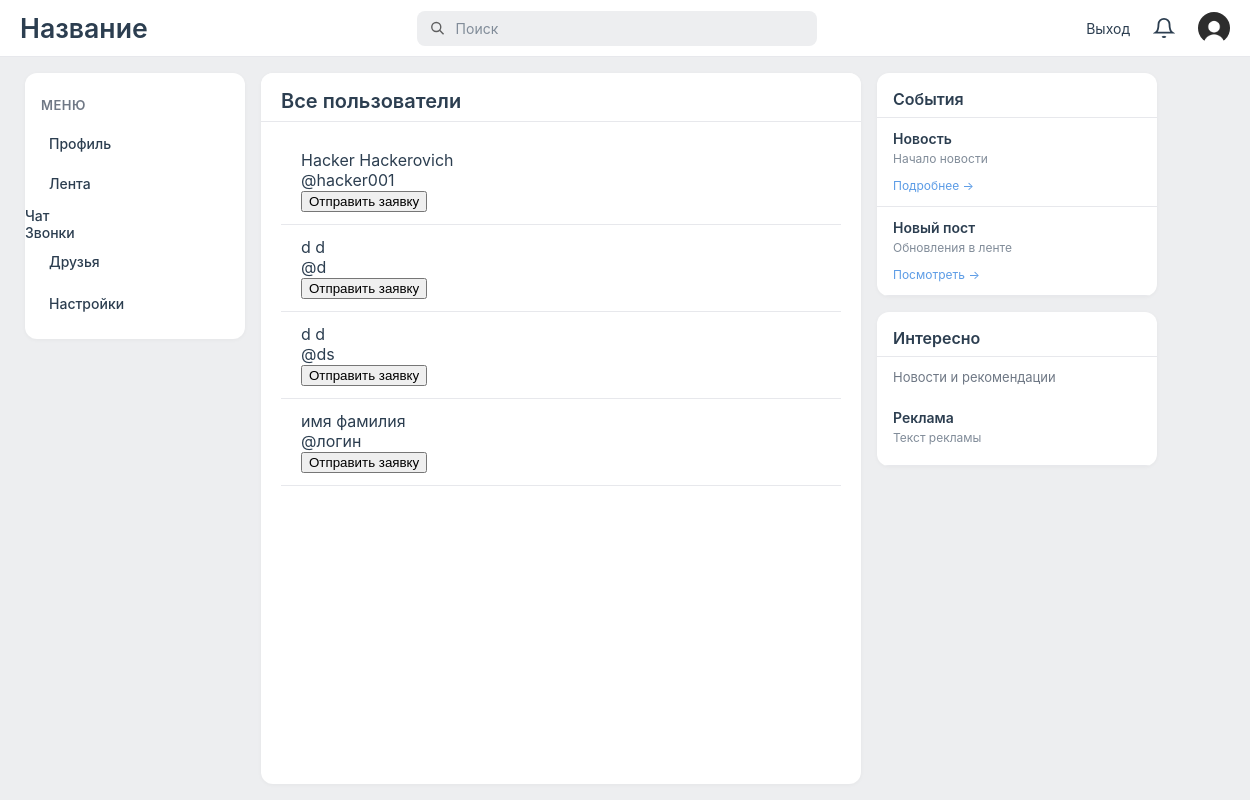
Before: /friends/friends.php (signed in) with the older database file.
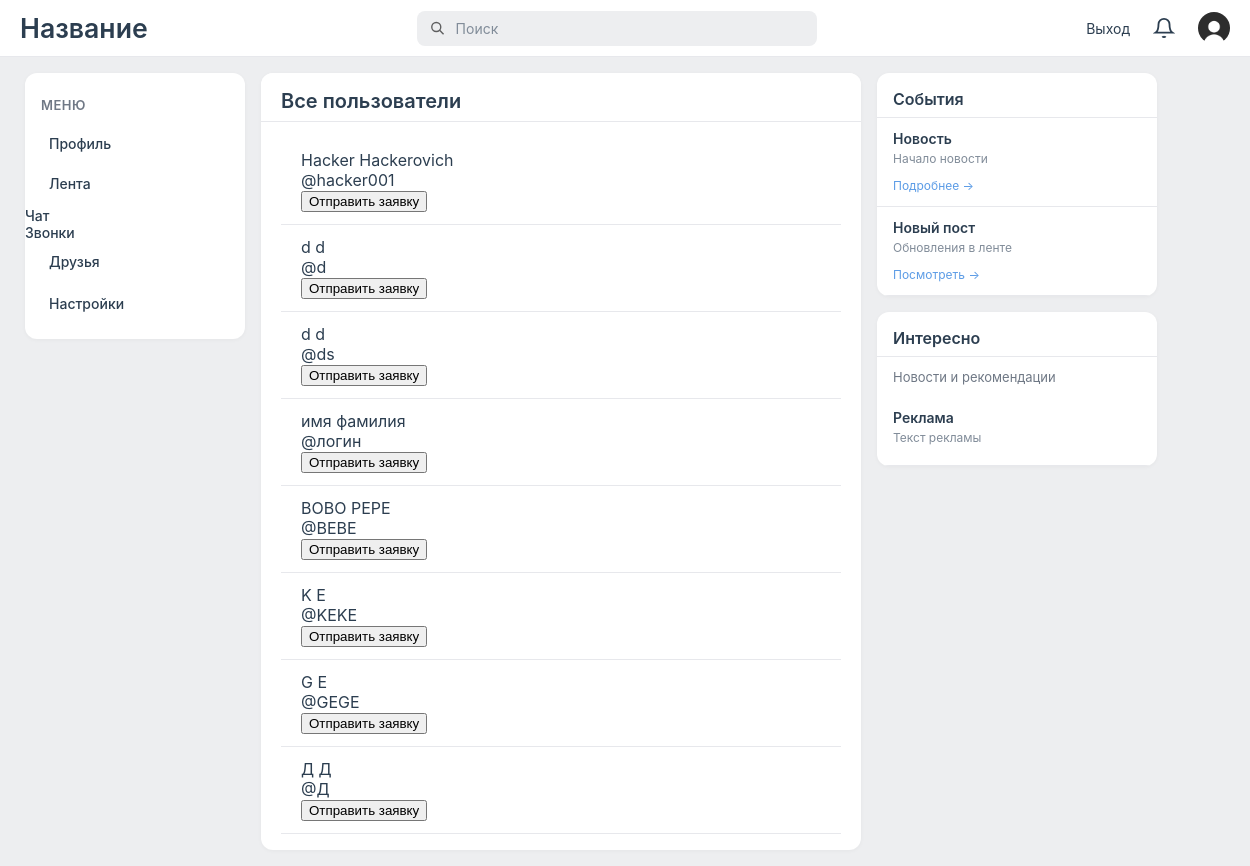
After: the same page with the newer database file.
### tables this page shows
CREATE TABLE `users` (
  `user_id` int(255) NOT NULL,
  `login` varchar(50) NOT NULL,
  `first_name` varchar(255) NOT NULL,
  `last_name` varchar(255) NOT NULL,
  `password` varchar(255) NOT NULL,
  `role` varchar(10) NOT NULL,
  `is_private` tinyint(1) NOT NULL,
  `birthday_date` date NOT NULL,
  `creation_date` date NOT NULL,
  `avatar` varchar(255) NOT NULL
);

### classes/User.php (called while the page is built, shortened)
<?php
class User {
    private $data = [];
    private $id;
    public function __construct($user_id, $conn) {
        $sql = "SELECT * FROM users WHERE user_id = $user_id";
        $result = $conn->query($sql);
        $this->id = $user_id;
        $this->data = $result->fetch_assoc();
    }
    public function get($field) {
        return $this->data[$field] ?? '';
    }
    public function getFriendshipStatus($other_user_id, $conn) {
        $query = "SELECT status FROM friends
                  WHERE (user_id = $this->id AND friend_id = $other_user_id)
                     OR (user_id = $other_user_id AND friend_id = $this->id)";
        $result = $conn->query($query);
        return 'none';
    }
    public static function getAllUsersExcept($user_id, $conn) {
        $query = "SELECT user_id, first_name, last_name, login
                  FROM users
                  WHERE user_id != $user_id";
        $result = $conn->query($query);
        $users = [];
        while ($row = $result->fetch_assoc()) {
            $users[] = $row;
        }
        return $users;
    }
}
?>

### friends/friends.php (the view, shortened to what this page needs)
<?php
include '../includes/connectDB.php';
include '../classes/User.php';
$current_user = new User($_SESSION['id'], $conn);
$all_users = User::getAllUsersExcept($_SESSION['id'], $conn);
?>
<!DOCTYPE html>
<html>
<head>
    <link rel="stylesheet" href="../assets/css/style.css">
</head>
<body>
    <?php include "../includes/header.php";?>
    <div class="columns-container">
        <?php include "../includes/menuLeft.php";?>
        <div class="center-panel">
            <div class="top-block">
                <h2>Все пользователи</h2>
            </div>
            <div class="center-panel1">
                <div class="users-list">
                    <?php if (count($all_users) > 0): ?>
                        <?php foreach ($all_users as $user_data):
                            $friend = new User($user_data['user_id'], $conn);
                            $friendship_status = $current_user->getFriendshipStatus($user_data['user_id'], $conn);
                        ?>
                            <div class="user-card">
                                <div class="user-info">
                                    <div class="user-name">
                                        <?php echo htmlspecialchars($friend->get(UserField::FIRST_NAME)); ?>
                                        <?php echo htmlspecialchars($friend->get(UserField::LAST_NAME)); ?>
                                    </div>
                                    <div class="user-login">
                                        @<?php echo htmlspecialchars($friend->get(UserField::LOGIN)); ?>
                                    </div>
                                    <?php if ($friendship_status == 'none'): ?>
                                        <button class="requestBtn" data-user-id="<?php echo $user_data['user_id']; ?>">
                                            Отправить заявку
                                        </button>
                                    <?php elseif ($friendship_status == 'pending'): ?>
                                        <button class="requestBtn pending" disabled>
                                            Заявка отправлена
                                        </button>
                                    <?php elseif ($friendship_status == 'accepted'): ?>
                                        <button class="requestBtn friends" disabled>
                                            Вы друзья ✓
                                        </button>
                                    <?php endif; ?>
                                </div>
                            </div>
                        <?php endforeach; ?>
                    <?php else: ?>
                        <div class="empty-message">
                            <p>Пользователей пока нет</p>
                        </div>
                    <?php endif; ?>
                </div>
            </div>
        </div>
        <?php include "../includes/menuRight.php";?>
    </div>
</body>
</html>

### includes/header.php (shortened to what this page needs)
<div class="header-fullwidth">
	<h1>Название</h1>
	<div class="search-container">
		<div class="search-box">
			<svg class="search-icon" viewBox="0 0 24 24" fill="none" stroke="currentColor" stroke-width="2">
				<circle cx="10.5" cy="10.5" r="6.5" />
				<line x1="21" y1="21" x2="15" y2="15" />
			</svg>
			<input type="text" class="search-input" placeholder="Поиск">
		</div>
	</div>
	<div class="header-right">
		<?php
		if (isset($_SESSION['id'])):
		?>
			<a href="../auth/logout.php" style="text-decoration: none; color: #2c3e50; font-size: 14px;">Выход</a>
			<?php include '../includes/notificationBell.php'; ?>
			<div class="avatar">
				<?php
				$user = new User($_SESSION['id'], $conn);
				$image_name = $user->get(UserField::AVATAR);
				?>
				<img src="../assets/uploads/<?php echo ($image_name);?>"
					style="width: 32px; height: 32px; border-radius: 100%;">
			</div>
		<?php else:?>
			<div>Вы вошли как гость</div>
		<?php endif;?>
	</div>
</div>

### includes/notificationBell.php (shortened to what this page needs)
<div class="notifications-wrapper">
    <button class="notifications-btn" id="notificationsBtn">
        <svg class="bell-icon" width="22" height="22" viewBox="0 0 24 24" fill="none" stroke="currentColor" stroke-width="2">
            <path d="M18 8A6 6 0 0 0 6 8c0 7-3 9-3 9h18s-3-2-3-9" />
            <path d="M13.73 21a2 2 0 0 1-3.46 0" />
        </svg>
    </button>
</div>

### includes/menuLeft.php (shortened to what this page needs)
<div class="left-panel">
	<h2>Меню</h2>
	<ul>
		<?php if(isset($_SESSION['id'])):
			$id = $_SESSION['id'];
			$user = new User($id, $conn);?>
		<li>
			<a href="../profile/userWall.php?user_id=<?php echo $user->get(UserField::ID); ?>">
				Профиль
			</a>
		</li>
		<li>
			<a href="../profile/globalWall.php" style="
				text-decoration: none;
				display: block;
				">
				Лента
			</a>
		</li>
		<li>Чат</li>
		<li>Звонки</li>
		<li>
			<a href="../friends/friends.php" style="
				text-decoration: none;
				display: block;
				">
				Друзья
			</a>
		</li>
		<li>
			<a href="../profile/settings.php" style="
				text-decoration: none;
				display: block;
				">
				Настройки
			</a>
		</li>
		<?php endif;?>
	</ul>
</div>

### includes/menuRight.php
<div class="right">
	<div class="right-panel">
		<h2>События</h2>
		<div class="event-item">
			<div class="event-title">Новость</div>
			<div class="event-desc">Начало новости</div>
			<a href="#" class="event-link">Подробнее →</a>
		</div>
		<div class="event-item">
			<div class="event-title">Новый пост</div>
			<div class="event-desc">Обновления в ленте</div>
			<a href="#" class="event-link">Посмотреть →</a>
		</div>
	</div>
	<div class="right-panel">
		<h2>Интересно</h2>
		<p>Новости и рекомендации</p>
		<div class="event-item">
			<div class="event-title">Реклама</div>
			<div class="event-desc">Текст рекламы</div>
		</div>
	</div>
</div>

### assets/css/style.css (style rules this page uses)
body { margin: 0; padding: 0; width: 100%; min-width: 100%; height: 100vh; font-family: -apple-system, BlinkMacSystemFont, 'Segoe UI', Roboto, 'Helvetica Neue', Arial, sans-serif; display: flex; flex-direction: column; overflow-y: hidden; overflow-x: auto; background: #edeef0; }
.header-fullwidth { display: flex; flex-shrink: 0; align-items: center; justify-content: space-between; width: 100%; min-width: 100vw; background: #ffffff; border-bottom: 1px solid #e7e8ec; position: sticky; top: 0; left: 0; right: 0; z-index: 80; box-sizing: border-box; flex-shrink: 0; padding: 0 20px; }
h1 { font-size: 20pt; font-weight: 600; margin: 0; padding: 12px 0; color: #2c3e50; }
.header-fullwidth h1 { margin: 0; color: #2c3e50; font-size: 20pt; font-weight: 600; }
.search-container { flex: 1; max-width: 400px; margin: 0 20px; }
.search-box { display: flex; align-items: center; background: #edeef0; border-radius: 8px; padding: 8px 12px; transition: all 0.2s; }
.search-icon { width: 18px; height: 18px; margin-right: 8px; opacity: 0.6; }
.search-input { background: transparent; border: none; outline: none; font-size: 14px; width: 100%; font-family: inherit; }
.search-input::placeholder { color: #818c99; }
.header-right { display: flex; gap: 15px; align-items: center; }
.avatar { width: 32px; height: 32px; border-radius: 50%; background: #ffffff; display: flex; align-items: center; justify-content: center; color: white; font-weight: bold; cursor: pointer; }
.columns-container { display: flex; flex: 1; width: 100%; max-width: 1200px; margin: 0 auto; padding: 16px 20px; gap: 16px; min-height: 0; overflow: visible; }
.left-panel { width: 220px; background-color: #ffffff; color: #2c3e50; padding: 12px 0; box-sizing: border-box; overflow-y: auto; height: fit-content; max-height: calc(100vh - 80px); border-radius: 12px; box-shadow: 0 1px 4px rgba(0, 0, 0, 0.04); flex-shrink: 0; }
.left-panel h2 { font-size: 13px; font-weight: 600; text-transform: uppercase; color: #6f7885; padding: 12px 16px 8px; margin: 0; letter-spacing: 0.5px; border-bottom: none; }
.left-panel ul { list-style: none; padding: 0; margin: 0; }
.left-panel li { padding: 0; margin: 0; background-color: transparent; font-size: 14px; font-weight: 500; color: #2c3e50; }
.left-panel li a { display: flex; align-items: center; text-decoration: none; color: #2c3e50; padding: 10px 16px; margin: 2px 8px; border-radius: 8px; transition: all 0.1s; min-height: 20px; }
.center-panel { flex: 1; background-color: #ffffff; color: #2c3e50; box-sizing: border-box; overflow-y: auto; min-width: 300px; max-width: 600px; border-radius: 12px; box-shadow: 0 1px 4px rgba(0, 0, 0, 0.04); }
.center-panel1 { padding: 16px 20px; }
.top-block { padding: 16px 20px 8px 20px; background-color: #ffffff; border-bottom: 1px solid #e7e8ec; position: sticky; top: 0; z-index: 10; }
.top-block h2 { margin: 0; font-size: 20px; font-weight: 600; color: #2c3e50; }
.right { width: 280px; flex-shrink: 0; }
.right-panel { background-color: #ffffff; color: #2c3e50; padding: 0; box-sizing: border-box; overflow-y: auto; border-radius: 12px; box-shadow: 0 1px 4px rgba(0, 0, 0, 0.04); margin-bottom: 16px; }
.right-panel h2 { font-size: 16px; font-weight: 600; padding: 16px 16px 8px; margin: 0; border-bottom: 1px solid #e7e8ec; }
.right-panel p { padding: 12px 16px; margin: 0; font-size: 13px; color: #6f7885; }
.right-panel .event-item { padding: 12px 16px; border-bottom: 1px solid #e7e8ec; cursor: pointer; transition: background 0.1s; }
.right-panel .event-title { font-weight: 600; font-size: 14px; margin-bottom: 4px; }
.right-panel .event-desc { font-size: 12px; color: #818c99; margin-bottom: 8px; }
.right-panel .event-link { font-size: 12px; color: #5c9ce6; text-decoration: none; }
.center-panel, .left-panel { scrollbar-width: thin; scrollbar-color: #d1d1d1 transparent; }
.users-list { padding: 0; }
.user-card { display: flex; align-items: center; gap: 15px; padding: 12px 20px; border-bottom: 1px solid #e7e8ec; transition: background 0.1s; }
.user-info { flex: 1; }
.notifications-wrapper { position: relative; }
.notifications-btn { position: relative; background: transparent; border: none; cursor: pointer; padding: 8px; border-radius: 50%; display: flex; align-items: center; justify-content: center; transition: background 0.2s; color: #2c3e50; }

Changed rows visible on the page:
added users: first_name "BOBO", last_name "PEPE", login "BEBE"
added users: first_name "K", last_name "E", login "KEKE"
added users: first_name "G", last_name "E", login "GEGE"
added users: first_name "Д", last_name "Д", login "Д"
